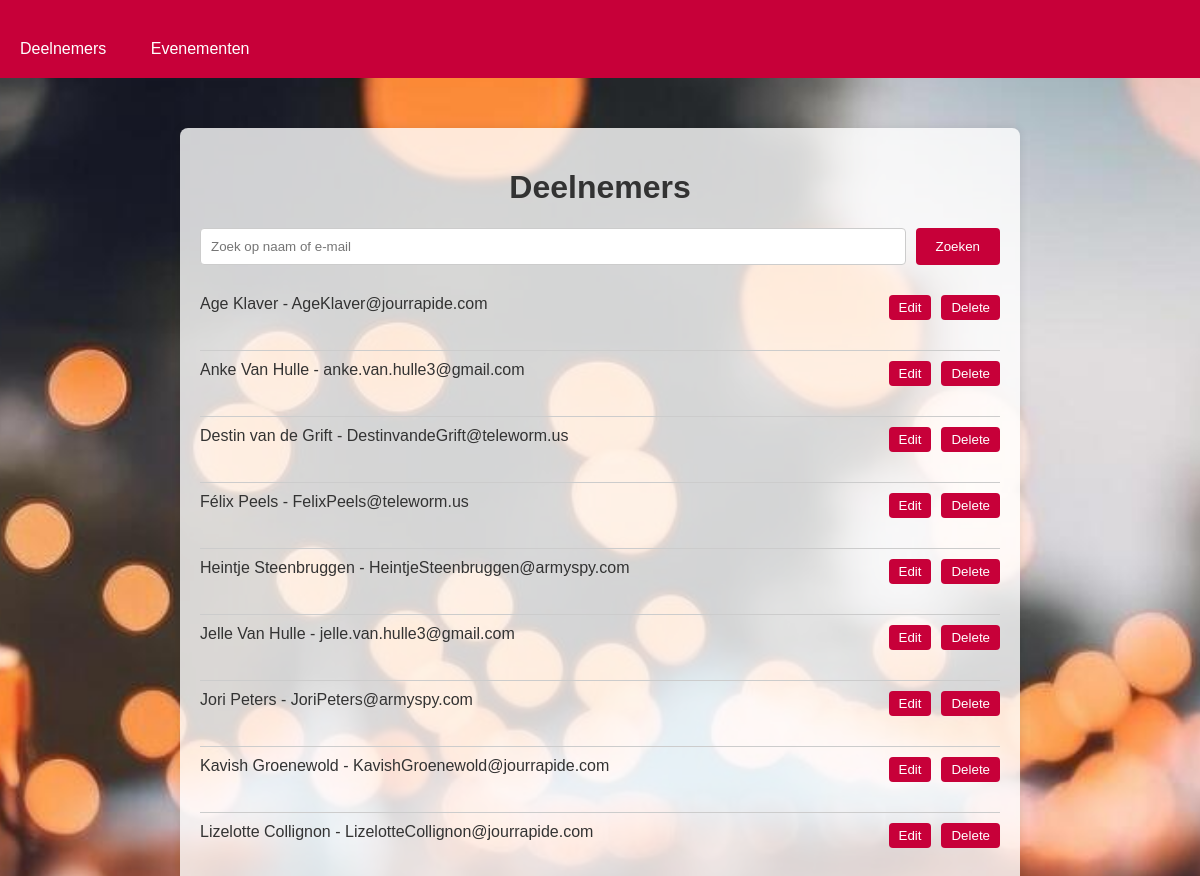
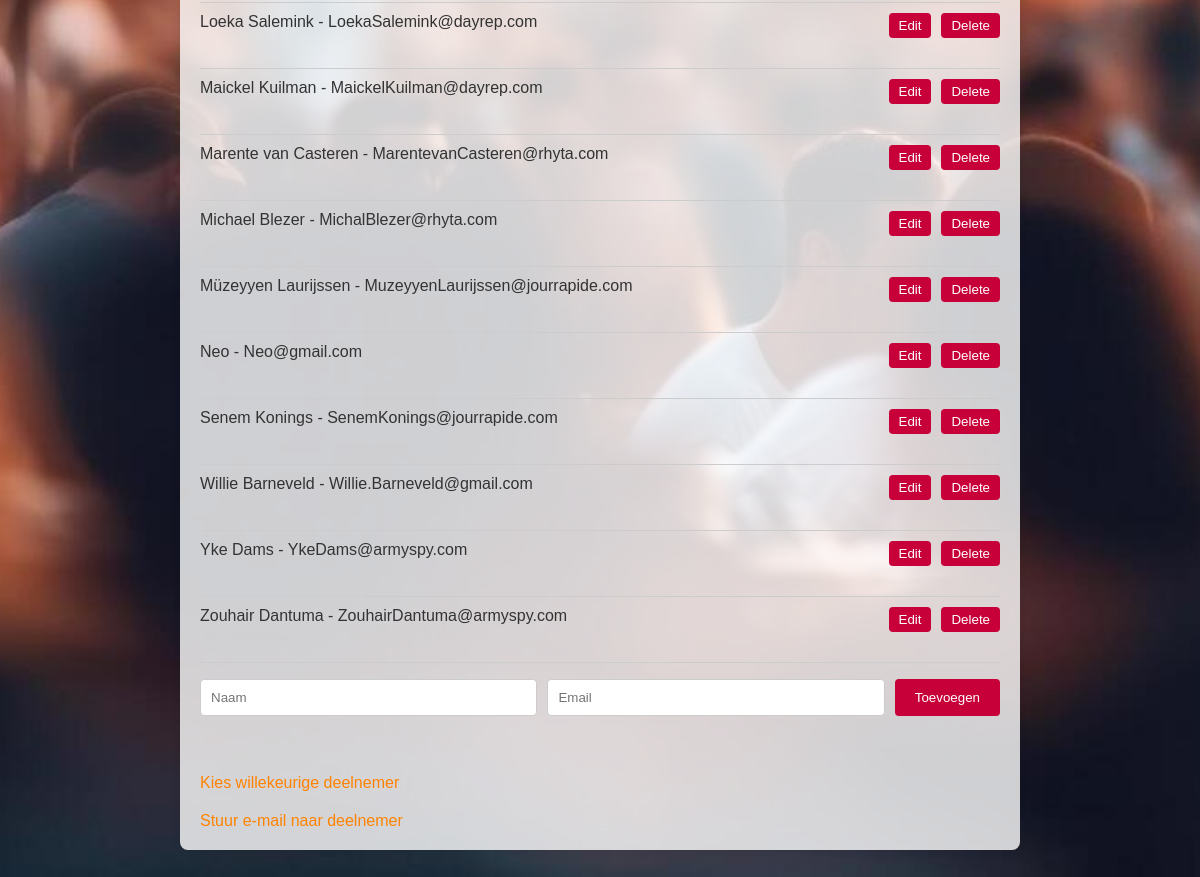
The page / on the database its author committed (2 pictures, top to bottom).
### app.py (models this page shows)
class Participant(db.Model):
    id = db.Column(db.Integer, primary_key=True)
    name = db.Column(db.String(100), nullable=False)
    email = db.Column(db.String(100), nullable=False, unique=True)
    events = db.relationship('Event', secondary=event_participants, backref=db.backref('participants', lazy=True))

### app.py (the view)
@app.route('/')
def index():
    search_query = request.args.get('search')
    if search_query:
        participants = Participant.query.filter(
            Participant.name.contains(search_query) |
            Participant.email.contains(search_query)
        ).order_by(Participant.name).all()
    else:
        participants = Participant.query.order_by(Participant.name).all()
    return render_template('index.html', participants=participants)

### templates/index.html (shortened to what this page needs)
<!DOCTYPE html>
<html lang="en">
<head>
    <link rel="stylesheet" href="{{ url_for('static', filename='style.css') }}">
</head>
<body style="background: url('{{ url_for('static', filename='background.jpg') }}') no-repeat center center fixed; background-size: cover;">
    <nav>
        <a href="/">Deelnemers</a>
        <a href="/events">Evenementen</a>
    </nav>
    <div class="container">
        <h1>Deelnemers</h1>
        <form action="/" method="GET">
            <input type="text" name="search" placeholder="Zoek op naam of e-mail">
            <button type="submit">Zoeken</button>
        </form>
        <ul>
            {% for participant in participants %}
            <li>
                {{ participant.name }} - {{ participant.email }}
                <div class="participant-actions">
                    <form action="{{ url_for('edit', id=participant.id) }}" method="GET">
                        <button type="submit">Edit</button>
                    </form>
                    <form action="{{ url_for('delete', id=participant.id) }}" method="POST">
                        <button type="submit">Delete</button>
                    </form>
                </div>
            </li>
            {% endfor %}
        </ul>
        <form action="/add" method="POST">
            <input type="text" name="name" placeholder="Naam" required>
            <input type="email" name="email" placeholder="Email" required>
            <button type="submit">Toevoegen</button>
        </form>
        <br>
        <a href="/random">Kies willekeurige deelnemer</a>
        <br>
        <a href="/send_email">Stuur e-mail naar deelnemer</a>
    </div>
</body>
</html>

### static/style.css (style rules this page uses)
body { font-family: Arial, sans-serif; background-color: #900C3F ; color: #333; margin: 0; padding: 0; }
.container { max-width: 800px; margin: 50px auto; padding: 20px; background-color: rgba(255, 255, 255, 0.8); border-radius: 8px; box-shadow: 0 0 10px rgba(0, 0, 0, 0.1); }
h1 { text-align: center; color: #333; }
form { display: flex; justify-content: space-between; margin-bottom: 20px; }
form input[type="text"], form input[type="email"], form input[type="password"] { flex: 1; padding: 10px; margin-right: 10px; border: 1px solid #ccc; border-radius: 4px; }
form button { padding: 10px 20px; background-color: #C70039; color: white; border: none; border-radius: 4px; cursor: pointer; }
ul { list-style-type: none; padding: 0; }
li { display: flex; justify-content: space-between; padding: 10px 0; border-bottom: 1px solid #ccc; }
a { display: inline-block; margin-top: 20px; color: #FF8300; text-decoration: none; }
nav { background-color: #C70039 ; padding: 10px 0; margin-bottom: 20px; }
nav a { color: white; text-decoration: none; padding: 10px 20px; display: inline-block; }
.participant-actions, .event-actions { display: flex; gap: 10px; }
.participant-actions form, .event-actions form { display: inline; }
.participant-actions button, .event-actions button { padding: 5px 10px; background-color: #FF8300; color: white; border: none; border-radius: 4px; cursor: pointer; }

### templates/index.html (style rules this page uses)
.participant-actions { display: flex; gap: 10px; }
.participant-actions form { display: inline; }
.participant-actions button { padding: 5px 10px; background-color: #C70039; color: white; border: none; border-radius: 4px; cursor: pointer; }

### rows shown on the page
Participant: name "Age Klaver", email "AgeKlaver@jourrapide.com"
Participant: name "Anke Van Hulle", email "anke.van.hulle3@gmail.com"
Participant: name "Destin van de Grift", email "DestinvandeGrift@teleworm.us"
Participant: name "Félix Peels", email "FelixPeels@teleworm.us"
Participant: name "Heintje Steenbruggen", email "HeintjeSteenbruggen@armyspy.com"
Participant: name "Jelle Van Hulle", email "jelle.van.hulle3@gmail.com"
Participant: name "Jori Peters", email "JoriPeters@armyspy.com"
Participant: name "Kavish Groenewold", email "KavishGroenewold@jourrapide.com"
Participant: name "Lizelotte Collignon", email "LizelotteCollignon@jourrapide.com"
Participant: name "Loeka Salemink", email "LoekaSalemink@dayrep.com"
Participant: name "Maickel Kuilman", email "MaickelKuilman@dayrep.com"
Participant: name "Marente van Casteren", email "MarentevanCasteren@rhyta.com"
Participant: name "Michael Blezer", email "MichalBlezer@rhyta.com"
Participant: name "Müzeyyen Laurijssen", email "MuzeyyenLaurijssen@jourrapide.com"
Participant: name "Neo", email "Neo@gmail.com"
Participant: name "Senem Konings", email "SenemKonings@jourrapide.com"
Participant: name "Willie Barneveld", email "Willie.Barneveld@gmail.com"
Participant: name "Yke Dams", email "YkeDams@armyspy.com"
Participant: name "Zouhair Dantuma", email "ZouhairDantuma@armyspy.com"
